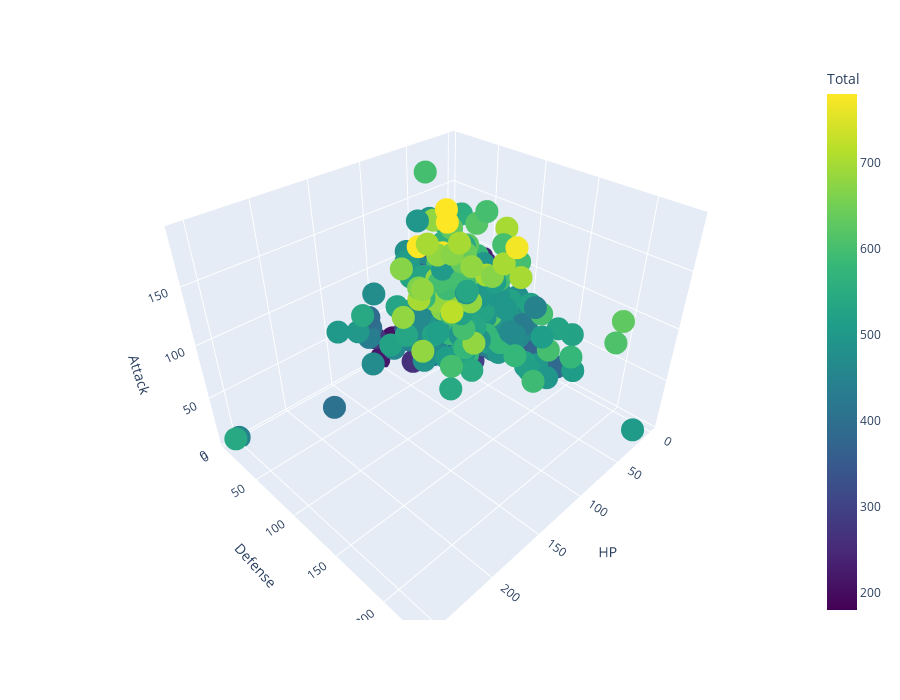

The notebook cell this image was saved under:
### Code cell
px.scatter_3d(data_frame = df, x = 'HP', y = 'Defense', z = 'Attack', color="Total", height=700, color_continuous_scale=px.colors.sequential.Viridis )

### Figure 1 — Plotly figure (JSON) as saved in the notebook; plotly's stock layout.template omitted (floating-point values rounded to 4 significant figures; data arrays with more than 128 entries replaced by an {"elided": "..."} marker saying what was removed)
{"data": [{"hovertemplate": "HP=%{x}<br>Defense=%{y}<br>Attack=%{z}<br>Total=%{marker.color}<extra></extra>", "legendgroup": "", "marker": {"color": {"elided": "800 int values"}, "coloraxis": "coloraxis", "symbol": "circle"}, "mode": "markers", "name": "", "scene": "scene", "showlegend": false, "type": "scatter3d", "x": {"elided": "800 int values"}, "y": {"elided": "800 int values"}, "z": {"elided": "800 int values"}}], "layout": {"coloraxis": {"colorbar": {"title": {"text": "Total"}}, "colorscale": [[0, "#440154"], [0.1111, "#482878"], [0.2222, "#3e4989"], [0.3333, "#31688e"], [0.4444, "#26828e"], [0.5556, "#1f9e89"], [0.6667, "#35b779"], [0.7778, "#6ece58"], [0.8889, "#b5de2b"], [1, "#fde725"]]}, "height": 700, "legend": {"tracegroupgap": 0}, "margin": {"t": 60}, "scene": {"domain": {"x": [0, 1], "y": [0, 1]}, "xaxis": {"title": {"text": "HP"}}, "yaxis": {"title": {"text": "Defense"}}, "zaxis": {"title": {"text": "Attack"}}}}}
